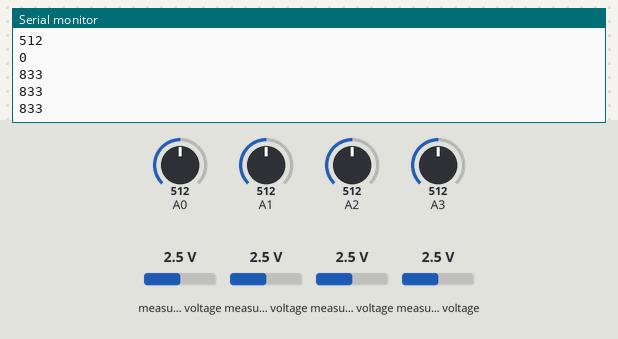
This sketch was run on a simulated Arduino Uno, built with avr-gcc and run on an emulated ATmega328P. Parts: the last lines printed to the serial monitor. Inputs (shaded band) come from the test bench; at power-on: measured voltage 2.5 V, A0 = 512, A1 = 512, A2 = 512, A3 = 512.

Above: at 1.2 s.
1.3 s: measured voltage (sensor 200) set to 0.1 V
At 1.96 s:
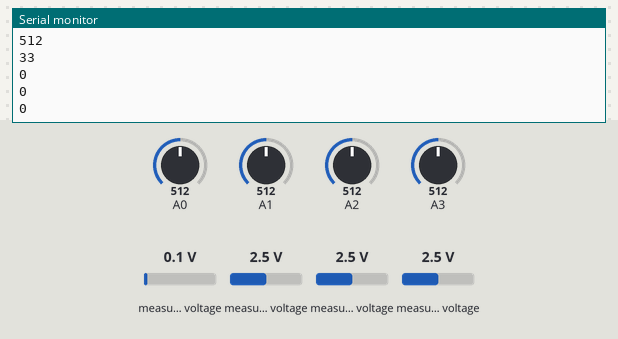
2.8 s: measured voltage (sensor 201) set to 1.2 V
At 3.5 s:
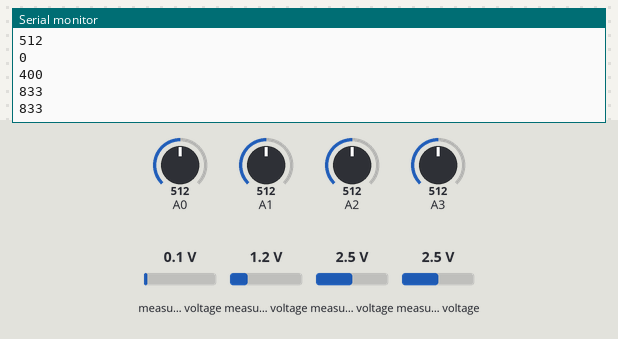
4.3 s: measured voltage (sensor 202) set to 3.8 V
At 5.56 s:
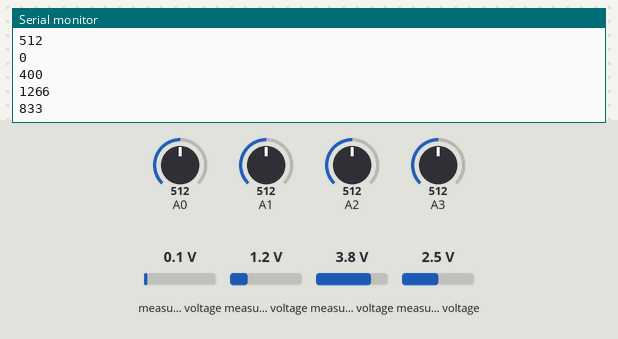
5.8 s: measured voltage (sensor 203) set to 4.9 V
At 6.59 s:
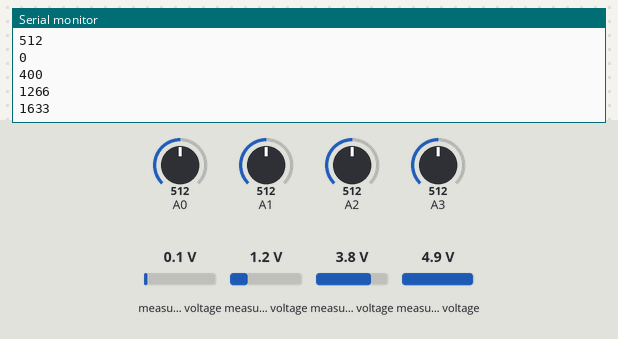
7.3 s: A0 set to 716
At 8.13 s:
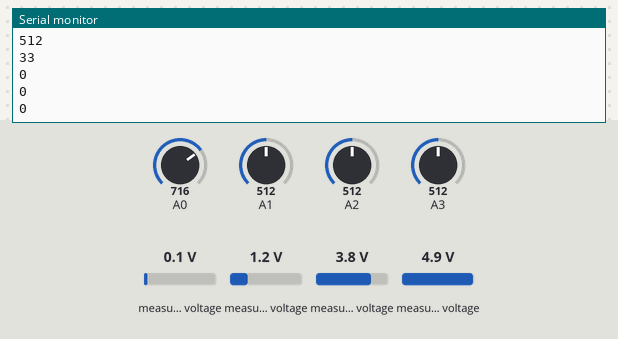
8.8 s: A1 set to 306
At 9.67 s:
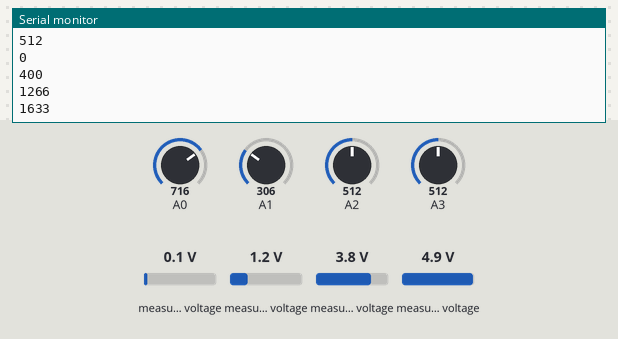
Timing chart, 0 to 11.3 s (numbered marks = the images above; inputs shaded):
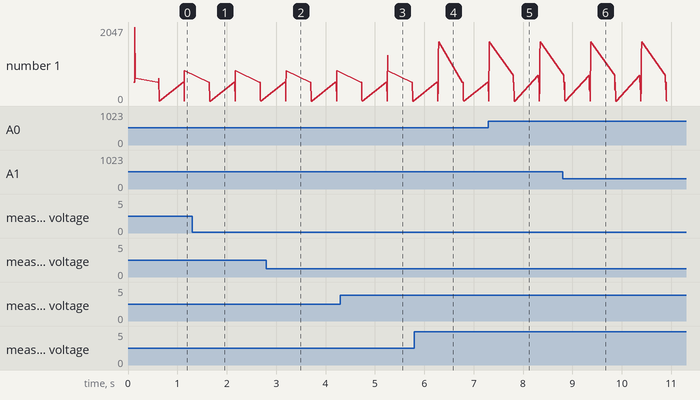

The sketch:

sketch_apr08a.ino
```cpp
#include <Wire.h>
#include <Adafruit_ADS1X15.h>

Adafruit_ADS1015 ads;
int vals[4]; // variable to store the value read
int del = 500;
int i = 0;

void setup(void)
{
ads.setGain(GAIN_TWO);
Serial.begin(9600);
Serial.println("Hello!");

Serial.println("Getting single-ended readings from AIN0..3");
Serial.println("ADC Range: +/- 6.144V (1 bit = 3mV/ADS1015, 0.1875mV/ADS1115)");

ads.begin();
}

void loop(void)
{
int16_t adc0, adc1, adc2, adc3;

adc0 = ads.readADC_SingleEnded(0);
adc1 = ads.readADC_SingleEnded(1);
adc2 = ads.readADC_SingleEnded(2);
adc3 = ads.readADC_SingleEnded(3);


for(i = 0; i < 8; i ++){
    if (i < 4){
    vals[i] = analogRead(i);
    }
    else{
      int t = i-4;
    vals[i] = (ads.readADC_SingleEnded(t));
    }
    Serial.println(vals[i]);
  }
  Serial.println("\n");
  delay(del);
}
```

Measured:
- after the input at 1.3 s, the serial monitor: prints a new line after 0.35 s (image 1)
- after the input at 2.8 s, the serial monitor: prints a new line after 0.40 s (image 2)
- after the input at 4.3 s, the serial monitor: prints a new line after 0.96 s (image 3)
- after the input at 5.8 s, the serial monitor: prints a new line after 0.49 s (image 4)
- after the input at 7.3 s, the serial monitor: prints a new line after 0.50 s (image 5)
- after the input at 8.8 s, the serial monitor: prints a new line at once (image 6)
